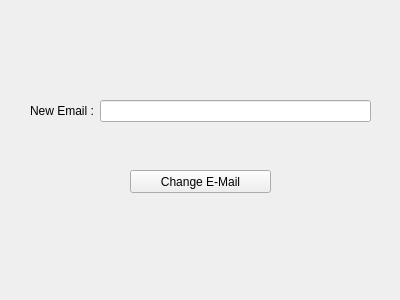
<?xml version="1.0" encoding="UTF-8"?>
<ui version="4.0">
 <class>Form</class>
 <widget class="QWidget" name="Form">
  <property name="geometry">
   <rect>
    <x>0</x>
    <y>0</y>
    <width>400</width>
    <height>300</height>
   </rect>
  </property>
  <property name="windowTitle">
   <string>Form</string>
  </property>
  <widget class="QPushButton" name="changeEmailBtn">
   <property name="geometry">
    <rect>
     <x>130</x>
     <y>170</y>
     <width>141</width>
     <height>23</height>
    </rect>
   </property>
   <property name="text">
    <string>Change E-Mail</string>
   </property>
  </widget>
  <widget class="QWidget" name="formLayoutWidget">
   <property name="geometry">
    <rect>
     <x>30</x>
     <y>100</y>
     <width>341</width>
     <height>31</height>
    </rect>
   </property>
   <layout class="QFormLayout" name="formLayout">
    <item row="0" column="0">
     <widget class="QLabel" name="label">
      <property name="text">
       <string>New Email :</string>
      </property>
     </widget>
    </item>
    <item row="0" column="1">
     <widget class="QLineEdit" name="change_Driver_Email_Label"/>
    </item>
   </layout>
  </widget>
 </widget>
 <resources/>
 <connections/>
</ui>
